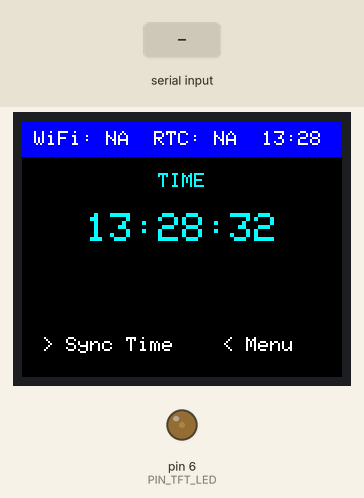
This sketch was run on a simulated Arduino Uno, built with avr-gcc and run on an emulated ATmega328P. On the bench: 160×128 colour display, output pins drawn as LEDs (lit = HIGH). Inputs (shaded band) come from the test bench.

Above: at 1.3 s.
1.4 s: "1\n" received over Serial
At 1.8 s:
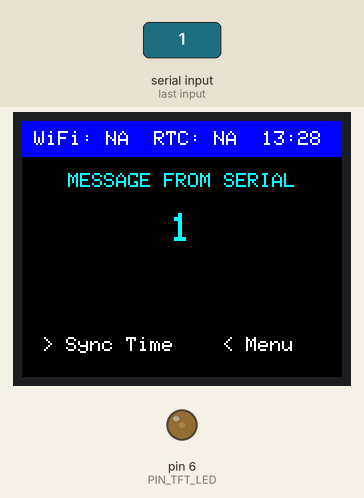
2.9 s: "0\n" received over Serial
At 4.1 s:
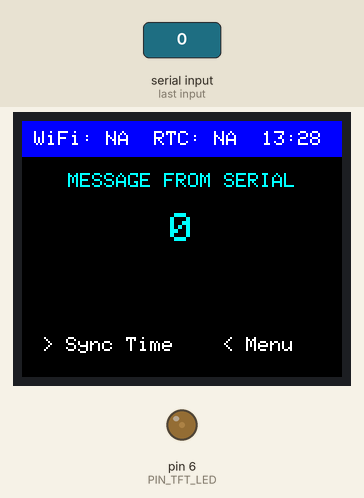
4.4 s: "2\n" received over Serial
At 34.8 s:
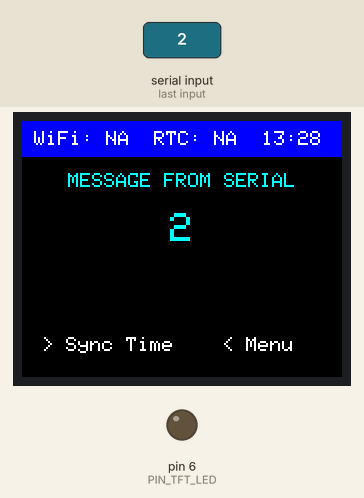
Timing chart, 0 to 35.9 s (numbered marks = the images above; inputs shaded):
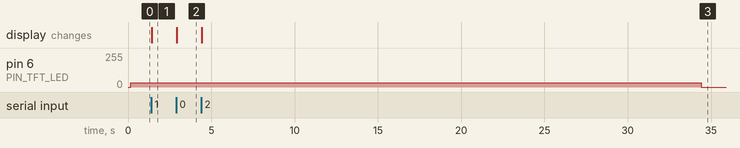

Measured:
- after the input at 1.4 s, the display: changes at once (image 1)
- after the input at 2.9 s, the display: changes at once (image 2)
- after the input at 4.4 s, pin 6 (PIN_TFT_LED): 31/255 → 0/255 after 30.0 s instead of 28.5 s; the display: changes at once (image 3)

The sketch:

arduino-display-module.ino
```cpp
#include <Adafruit_GFX.h>
#include <Adafruit_ST7735.h>
#include <SPI.h>

// Pin definitions
#define PIN_TFT_CS   10
#define PIN_TFT_DC   9
#define PIN_TFT_RST  8
#define PIN_TFT_LED  6

// Screen dimensions
#define DISPLAY_WIDTH   160
#define DISPLAY_HEIGHT  128

// UI layout constants
#define STATUSBAR_HEIGHT 18
#define FOOTER_HEIGHT    28
#define CONTENT_Y        STATUSBAR_HEIGHT
#define CONTENT_HEIGHT   (DISPLAY_HEIGHT - STATUSBAR_HEIGHT - FOOTER_HEIGHT)

// Color definitions
#define COLOR_BACKGROUND   ST77XX_BLACK
#define COLOR_FOREGROUND   ST77XX_WHITE
#define COLOR_ACCENT       ST77XX_CYAN
#define COLOR_STATUSBAR    ST77XX_BLUE
#define COLOR_FOOTER       ST77XX_BLACK

#define DISPLAY_TIMEOUT_MS 30000   // 30 seconds

Adafruit_ST7735 display = Adafruit_ST7735(PIN_TFT_CS, PIN_TFT_DC, PIN_TFT_RST);
String serialInput = "";
unsigned long lastUserActivity = 0;
bool isDisplayOn = true;
bool needsRedraw;

void drawStatusBar(bool wifiConnected, bool rtcAvailable, const char* shortTime) {
  display.fillRect(0, 0, DISPLAY_WIDTH, STATUSBAR_HEIGHT, COLOR_STATUSBAR);
  display.setTextColor(ST77XX_WHITE);
  display.setTextSize(1);

  display.setCursor(6, 5);
  display.print("WiFi:");
  display.print(wifiConnected ? " OK" : " NA");

  display.setCursor(66, 5);
  display.print("RTC:");
  display.print(rtcAvailable ? " OK" : " NA");

  display.setCursor(120, 5);
  display.print(shortTime);   // e.g. "12:45"
}

void drawMainContent(String mainText, String label) {
  display.fillRect(0, CONTENT_Y, DISPLAY_WIDTH, CONTENT_HEIGHT, COLOR_BACKGROUND);

  display.setTextColor(COLOR_ACCENT);
  display.setTextSize(1);
  drawCenteredText(label, CONTENT_Y + 8);

  display.setTextSize(2);   // big, readable
  drawCenteredText(mainText, CONTENT_Y + 28);   // "12:45:08"
}

void drawFooter() {
  display.fillRect(0, DISPLAY_HEIGHT - FOOTER_HEIGHT, DISPLAY_WIDTH, FOOTER_HEIGHT, COLOR_FOOTER);
  display.setTextColor(COLOR_FOREGROUND);
  display.setTextSize(1);

  display.setCursor(10, DISPLAY_HEIGHT - FOOTER_HEIGHT + 8);
  display.print("> Sync Time");

  display.setCursor(100, DISPLAY_HEIGHT - FOOTER_HEIGHT + 8);
  display.print("< Menu");
}

void setup() {
  Serial.begin(9600);
  display.initR(INITR_BLACKTAB);
  pinMode(PIN_TFT_LED, OUTPUT);
  analogWrite(PIN_TFT_LED, 31);
  lastUserActivity = millis();
  display.setRotation(3);   // LANDSCAPE
  display.fillScreen(COLOR_BACKGROUND);

  drawStatusBar(false, false, "13:28");
  drawMainContent("13:28:32", "TIME");
  drawFooter();
}

void loop() {
  if (Serial.available()) {
    String cmd = Serial.readStringUntil('\n');
    wakeDisplay();           // 👈 wake on activity
    drawMainContent(cmd, "MESSAGE FROM SERIAL");
  }
  if (isDisplayOn && needsRedraw) {
    needsRedraw = false;
  }

  checkDisplayTimeout();
}

void wakeDisplay() {
  if (!isDisplayOn) {
    analogWrite(PIN_TFT_LED, 31);   // backlight ON
    isDisplayOn = true;
    needsRedraw = true;
  }
  lastUserActivity = millis();
}

void screenTimeout() {
  if (isDisplayOn) {
    analogWrite(PIN_TFT_LED, 0);    // backlight OFF
    isDisplayOn = false;
  }
}

void checkDisplayTimeout() {
  if (isDisplayOn && (millis() - lastUserActivity > DISPLAY_TIMEOUT_MS)) {
    screenTimeout();
  }
}

void drawCenteredText(String text, int16_t y) {
  int16_t x1, y1;
  uint16_t w, h;

  display.getTextBounds(text, 0, 0, &x1, &y1, &w, &h);

  int16_t x = (DISPLAY_WIDTH - w) / 2;

  display.setCursor(x, y);
  display.print(text);
}
```
